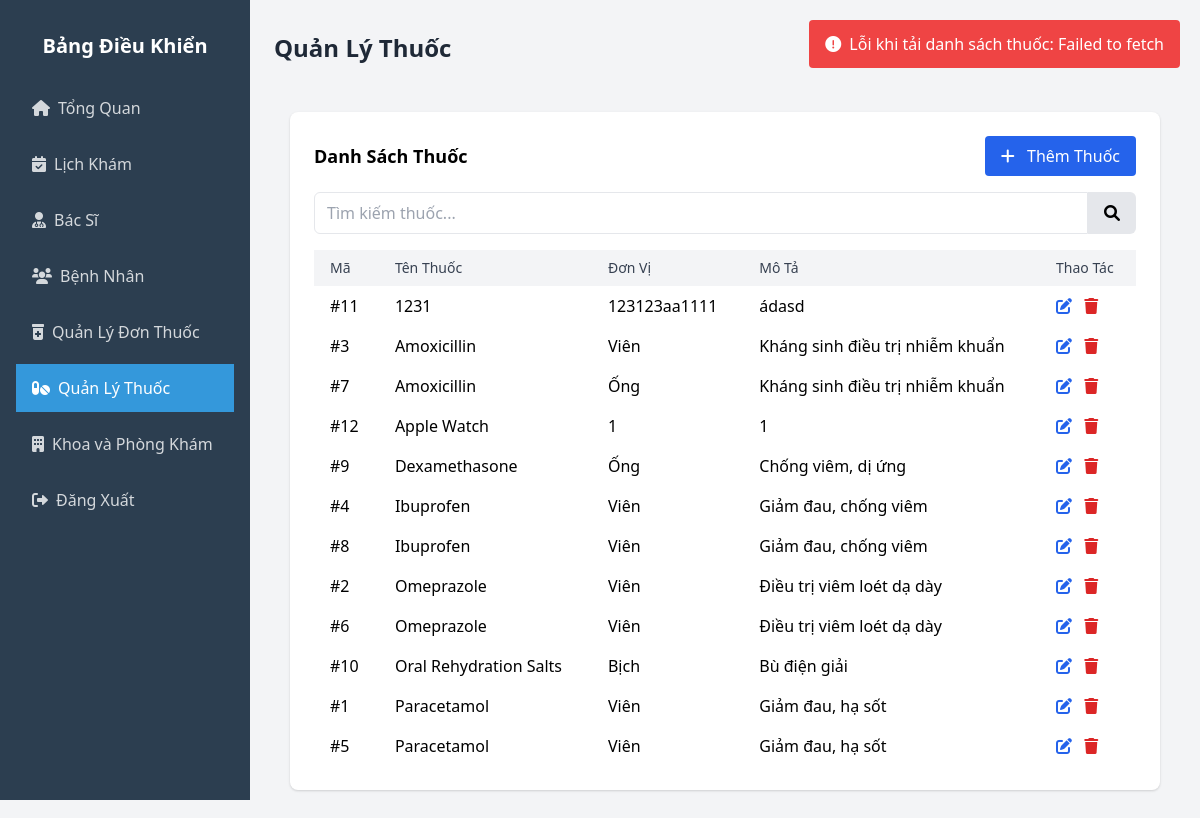
The app's page /admin/admin.php?page=medications (signed in) with its own data.
### tables this page shows
CREATE TABLE `medications` (
  `medication_id` int(11) NOT NULL,
  `name` varchar(100) NOT NULL,
  `description` text DEFAULT NULL,
  `unit` varchar(50) DEFAULT NULL
);

### admin/medications.php (the view, shortened to what this page needs)
<?php
require_once '../db.php';
try {
    $stmt = $conn->prepare("SELECT medication_id, name, unit, description FROM medications ORDER BY name");
    $stmt->execute();
    $medications = $stmt->fetchAll(PDO::FETCH_ASSOC);
} catch (PDOException $e) {
    error_log("Lỗi khi lấy dữ liệu thuốc: " . $e->getMessage());
    die("Lỗi khi lấy dữ liệu: " . $e->getMessage());
}
?>
<!DOCTYPE html>
<html lang="vi">
<head>
    <link href="https://cdn.jsdelivr.net/npm/tailwindcss@2.2.19/dist/tailwind.min.css" rel="stylesheet">
    <link href="https://cdnjs.cloudflare.com/ajax/libs/font-awesome/6.0.0/css/all.min.css" rel="stylesheet">
</head>
<body class="bg-gray-100">
    <div class="container mx-auto p-4">
        <div class="bg-white rounded-lg shadow p-6">
            <div class="flex justify-between items-center mb-4">
                <h3 class="text-lg font-bold">Danh Sách Thuốc</h3>
                <button class="bg-blue-600 text-white px-4 py-2 rounded hover:bg-blue-700" onclick="openMedicationModal('add')">
                    <i class="fas fa-plus mr-2"></i> Thêm Thuốc
                </button>
            </div>
            <div class="mb-4">
                <div class="flex">
                    <input type="text" id="searchMedicationInput" class="w-full px-3 py-2 border rounded-l-md focus:outline-none focus:ring-2 focus:ring-blue-500" placeholder="Tìm kiếm thuốc...">
                    <button class="bg-gray-200 px-4 py-2 rounded-r-md hover:bg-gray-300" onclick="searchMedications()">
                        <i class="fas fa-search"></i>
                    </button>
                </div>
            </div>
            <div class="overflow-x-auto">
                <table class="w-full">
                    <thead class="bg-gray-100">
                        <tr>
                            <th class="px-4 py-2 text-left text-sm font-medium text-gray-700">Mã</th>
                            <th class="px-4 py-2 text-left text-sm font-medium text-gray-700">Tên Thuốc</th>
                            <th class="px-4 py-2 text-left text-sm font-medium text-gray-700">Đơn Vị</th>
                            <th class="px-4 py-2 text-left text-sm font-medium text-gray-700">Mô Tả</th>
                            <th class="px-4 py-2 text-left text-sm font-medium text-gray-700">Thao Tác</th>
                        </tr>
                    </thead>
                    <tbody id="medicationTableBody">
                        <?php if (empty($medications)): ?>
                            <tr>
                                <td colspan="5" class="text-center py-4">Không có thuốc nào</td>
                            </tr>
                        <?php else: ?>
                            <?php foreach ($medications as $medication): ?>
                                <tr id="medication-<?php echo htmlspecialchars($medication['medication_id']); ?>">
                                    <td class="px-4 py-2">#<?php echo htmlspecialchars($medication['medication_id']); ?></td>
                                    <td class="px-4 py-2"><?php echo htmlspecialchars($medication['name']); ?></td>
                                    <td class="px-4 py-2"><?php echo htmlspecialchars($medication['unit']); ?></td>
                                    <td class="px-4 py-2"><?php echo htmlspecialchars($medication['description'] ?? 'N/A'); ?></td>
                                    <td class="px-4 py-2">
                                        <button class="text-blue-600 hover:text-blue-800 mr-2" onclick="openMedicationModal('edit', <?php echo htmlspecialchars($medication['medication_id']); ?>)">
                                            <i class="fas fa-edit"></i>
                                        </button>
                                        <button class="text-red-600 hover:text-red-800" onclick="deleteMedication(<?php echo htmlspecialchars($medication['medication_id']); ?>)">
                                            <i class="fas fa-trash"></i>
                                        </button>
                                    </td>
                                </tr>
                            <?php endforeach; ?>
                        <?php endif; ?>
                    </tbody>
                </table>
            </div>
        </div>
    </div>
</body>
</html>

### records on screen
medications: medication_id "11", name "1231", unit "123123aa1111", description "ádasd"
medications: medication_id "3", name "Amoxicillin", unit "Viên", description "Kháng sinh điều trị nhiễm khuẩn"
medications: medication_id "7", name "Amoxicillin", unit "Ống", description "Kháng sinh điều trị nhiễm khuẩn"
medications: medication_id "12", name "Apple Watch", unit "1", description "1"
medications: medication_id "9", name "Dexamethasone", unit "Ống", description "Chống viêm, dị ứng"
medications: medication_id "4", name "Ibuprofen", unit "Viên", description "Giảm đau, chống viêm"
medications: medication_id "8", name "Ibuprofen", unit "Viên", description "Giảm đau, chống viêm"
medications: medication_id "2", name "Omeprazole", unit "Viên", description "Điều trị viêm loét dạ dày"
medications: medication_id "6", name "Omeprazole", unit "Viên", description "Điều trị viêm loét dạ dày"
medications: medication_id "10", name "Oral Rehydration Salts", unit "Bịch", description "Bù điện giải"
medications: medication_id "1", name "Paracetamol", unit "Viên", description "Giảm đau, hạ sốt"
medications: medication_id "5", name "Paracetamol", unit "Viên", description "Giảm đau, hạ sốt"
